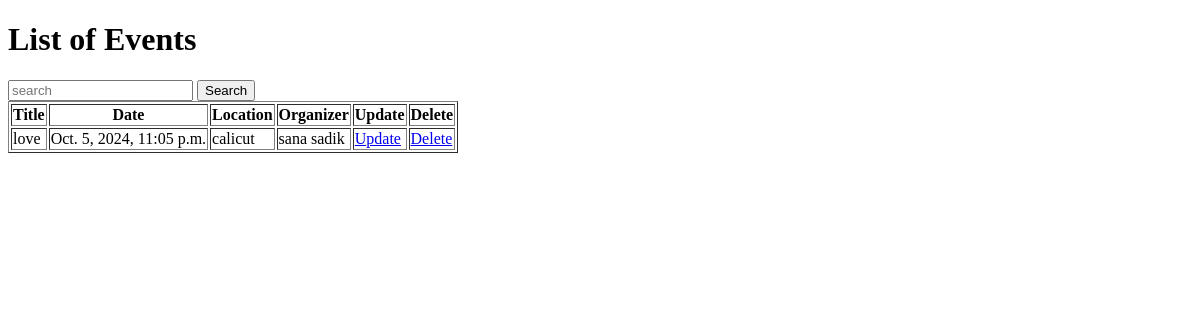
The page /list_events on the database as committed earlier.
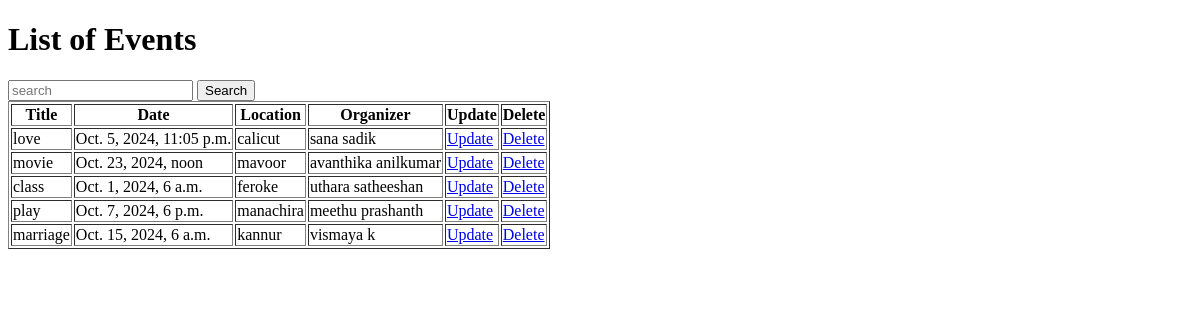
The same page on the database as committed later.
### django2/models.py (models this page shows, shortened)
class Event(models.Model):
    title=models.CharField(max_length=200)
    date=models.DateTimeField()
    location=models.CharField(max_length=300)
    organizer=models.ForeignKey(Organizer,on_delete=models.CASCADE)

class Organizer(models.Model):
    name=models.CharField(max_length=100)
    contact_email=models.EmailField(unique=True)
    phone_number=models.CharField(max_length=15)

### django2/views.py (the view)
# urls.py: path('list_events',views.list_events,name='list_events'),
def list_events(request):
    events=Event.objects.all()
    if request.method == "POST":
        value=request.POST.get('search')
        srch=Event.objects.filter(Q(title__icontains=value))
        return render(request,'list_events.html',{'events':srch})
    return render(request,'list_events.html',{'events':events})

### template/list_events.html (shortened to what this page needs)
<!DOCTYPE html>
<html>
<head>
</head>
<body>
    <h1>List of Events</h1>
    <form method="POST">
        <input type="text"name="search"placeholder="search">
        <button type="submit">Search</button>
    </form>
    <table border="1">
        <tr>
            <th>Title</th>
            <th>Date</th>
            <th>Location</th>
            <th>Organizer</th>
            <th>Update</th>
            <th>Delete</th>
        </tr>
        {% for event in events %}
        <tr>
            <td>{{ event.title }}</td>
            <td>{{ event.date }}</td>
            <td>{{ event.location }}</td>
            <td>{{ event.organizer.name }}</td>
            <td><a href="{% url 'update_event' event.id %}">Update</a></td>
            <td><a href="{% url 'delete_event' event.id %}">Delete</a></td>
        </tr>
        {% endfor %}
    </table>
</body>
</html>

Rows that differ between the two databases and show on the page:
added Event: title "movie", date "Oct. 23, 2024, noon", location "mavoor", organizer.name "avanthika anilkumar"
added Event: title "class", date "Oct. 1, 2024, 6 a.m.", location "feroke", organizer.name "uthara satheeshan"
added Event: title "play", date "Oct. 7, 2024, 6 p.m.", location "manachira", organizer.name "meethu prashanth"
added Event: title "marriage", date "Oct. 15, 2024, 6 a.m.", location "kannur", organizer.name "vismaya k"
